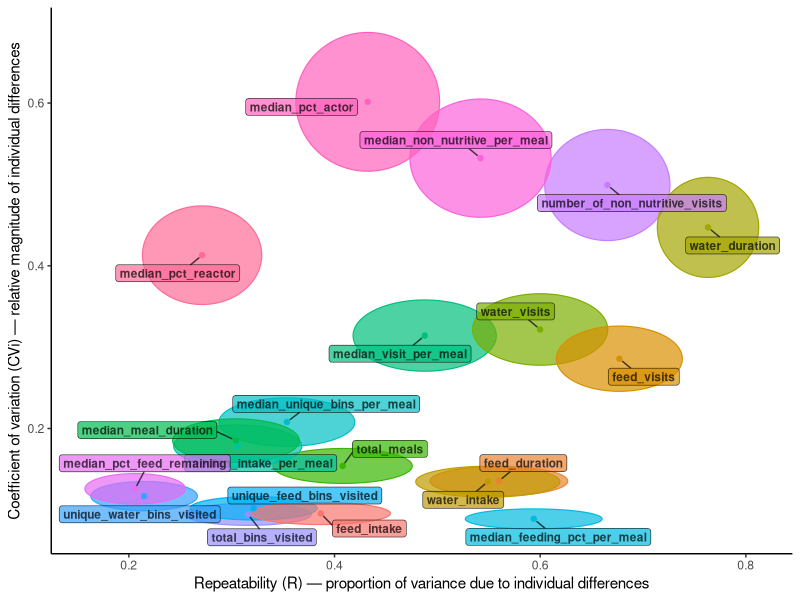

Source code (R):
###################################################################################################
######################### 11b. Repeatability Visualisation ########################################
###################################################################################################
# Ellipse scatter plot of repeatability (R) vs coefficient of individual variation (CVi).
# Each variable is drawn as an ellipse whose horizontal extent spans the 95% credible interval
# for R and whose vertical extent spans the 95% credible interval for CVi.

library(ggplot2)
library(ggforce)
library(ggrepel)
library(dplyr)

###################################################################################################
################################## Load summary data ##############################################
###################################################################################################
rep_summary <- read.csv("results/11_repeatability/repeatability_summary.csv",
                        header = TRUE, stringsAsFactors = FALSE)

###################################################################################################
################################## Compute ellipse geometry #######################################
###################################################################################################
rep_summary <- rep_summary %>%
  mutate(
    a = (R_cow_upper - R_cow_lower) / 2,
    b = (CVi_upper   - CVi_lower)   / 2
  )

###################################################################################################
################################## Build colour palette ###########################################
###################################################################################################
n_vars <- nrow(rep_summary)
colour_pal <- scales::hue_pal()(n_vars)
names(colour_pal) <- rep_summary$variable

###################################################################################################
################################## Plot ############################################################
###################################################################################################
p <- ggplot(rep_summary, aes(x0 = R_cow_mean, y0 = CVi_mean,
                             a = a, b = b, angle = 0,
                             fill = variable, colour = variable)) +
  geom_ellipse(alpha = 0.7, linewidth = 0.4) +
  geom_point(aes(x = R_cow_mean, y = CVi_mean, colour = variable),
             size = 1.5, show.legend = FALSE,
             inherit.aes = FALSE) +
  ggrepel::geom_label_repel(
    aes(x = R_cow_mean, y = CVi_mean, label = variable, fill = variable),
    colour          = "black",
    fontface        = "bold",
    size            = 3,
    alpha           = 0.7,
    label.padding   = unit(0.2, "lines"),
    box.padding     = unit(0.4, "lines"),
    point.padding   = unit(0.3, "lines"),
    direction       = "both",
    max.overlaps    = Inf,
    show.legend     = FALSE,
    inherit.aes     = FALSE
  ) +
  scale_fill_manual(values   = colour_pal) +
  scale_colour_manual(values = colour_pal) +
  labs(
    x = "Repeatability (R) \u2014 proportion of variance due to individual differences",
    y = "Coefficient of variation (CVi) \u2014 relative magnitude of individual differences"
  ) +
  theme_classic() +
  theme(legend.position = "none")

ggsave(
  filename = "results/11_repeatability/repeatability_ellipse_scatter.png",
  plot     = p,
  width    = 10,
  height   = 8
)

cat("Saved: results/11_repeatability/repeatability_ellipse_scatter.png\n")
